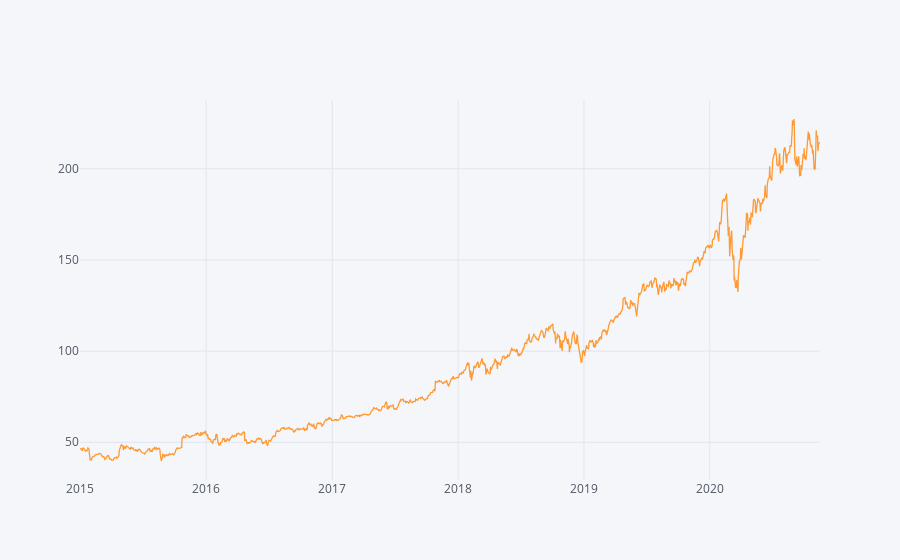

The cell this chart's notebook holds for it:
### Markdown cell above
### we can see from the above graph that the highest return was in January 2019

### Code cell
MSFT.Low.iplot()

### Figure 1 — Plotly figure (JSON) as saved in the notebook; plotly's stock layout.template omitted (floating-point values rounded to 4 significant figures; data arrays with more than 128 entries replaced by an {"elided": "..."} marker saying what was removed)
{"data": [{"line": {"color": "rgba(255, 153, 51, 1.0)", "dash": "solid", "shape": "linear", "width": 1.3}, "mode": "lines", "name": "Low", "text": "", "type": "scatter", "x": {"elided": "1481 str values"}, "y": {"elided": "1481 float values"}}], "layout": {"legend": {"bgcolor": "#F5F6F9", "font": {"color": "#4D5663"}}, "paper_bgcolor": "#F5F6F9", "plot_bgcolor": "#F5F6F9", "title": {"font": {"color": "#4D5663"}}, "xaxis": {"gridcolor": "#E1E5ED", "showgrid": true, "tickfont": {"color": "#4D5663"}, "title": {"font": {"color": "#4D5663"}, "text": ""}, "zerolinecolor": "#E1E5ED"}, "yaxis": {"gridcolor": "#E1E5ED", "showgrid": true, "tickfont": {"color": "#4D5663"}, "title": {"font": {"color": "#4D5663"}, "text": ""}, "zerolinecolor": "#E1E5ED"}}}
